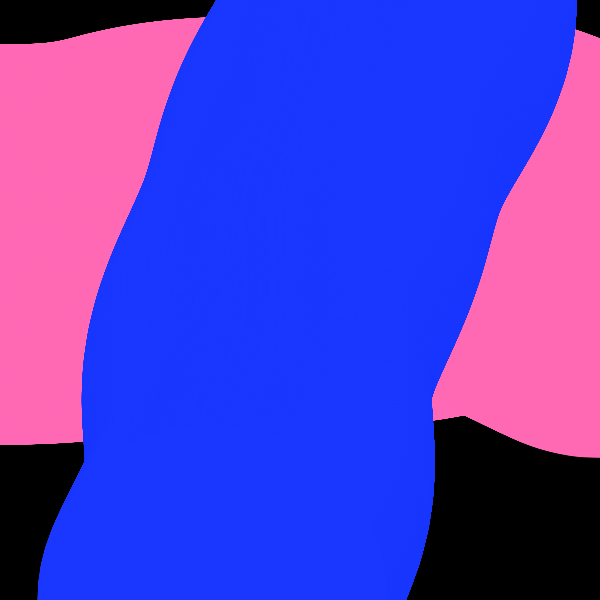
Frame 1 (no input)
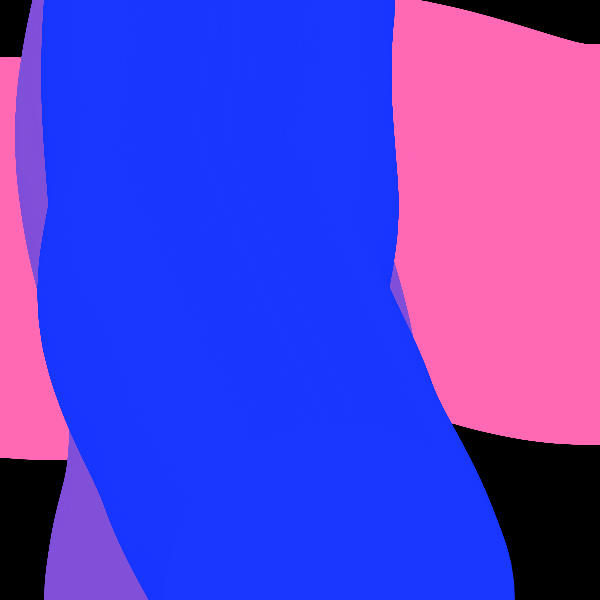
Frame 60 (no input)
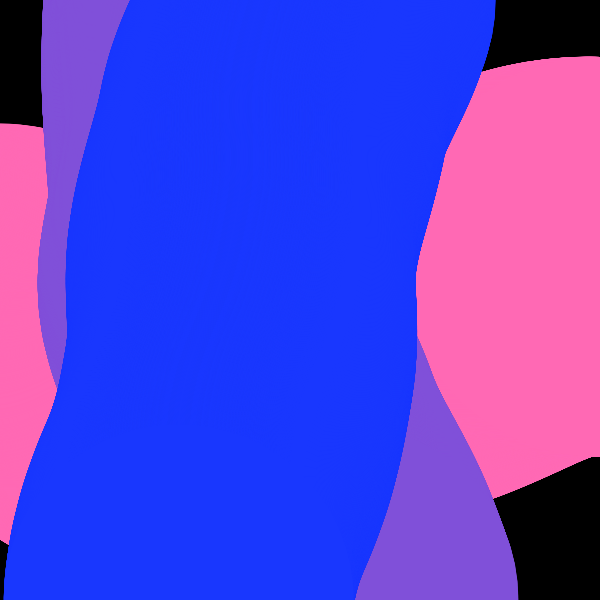
Frame 120 (the mouse pressed at the canvas centre since frame 60)

The p5.js sketch that drew these frames (run headless with seeded random() and noise() and a simulated clock; from frame 60 on, the mouse is pressed at the canvas centre):

// p5.js sketch
// ── sketch.js
let inc = 0.001;
let start1 = 1
let start2 = 0
let start3 = 0

function setup() {
  createCanvas(600, 600);
}

function draw() {
  background(0);

//Pink
  noStroke()
  fill(255, 105, 180)
  let xoff1 = start1;
  for (let x = 0; x < height; x++) {
    let y = noise(xoff1) * height;
    circle(x, y, 400);
    xoff1 += inc;
  }
    
//Purple
  noStroke()
  fill(128, 80, 217)
  let xoff2 = start2;
  for (let y = 0; y < width; y++) {
    let x = noise(xoff2) * height;
    circle(x, y, 350);
    xoff2 += inc;
  }
  
//Blue 
  noStroke()
  fill(25, 55, 254)
  let xoff3 = start3;
  for (let y = 0; y < width; y++) {
    let x = noise(xoff3) * height;
    circle(x, y, 350);
    xoff3 += inc;
  }
  
  start1 -= 0.01  
  start2 += 0.01  
  start3 += 0.02
}
// ── style.css
body, html {
  font-family: 'Roboto', sans-serif;
  margin: 0;
  padding: 0;
  display: flex;
  justify-content: center; /* Center horizontally */
  align-items: center;     /* Center vertically */
  height: 100vh;           
  background-color: #000000; /* Set background color if needed */
}


canvas {
  display: block;
  border: 2px solid #ffffff; 
}
